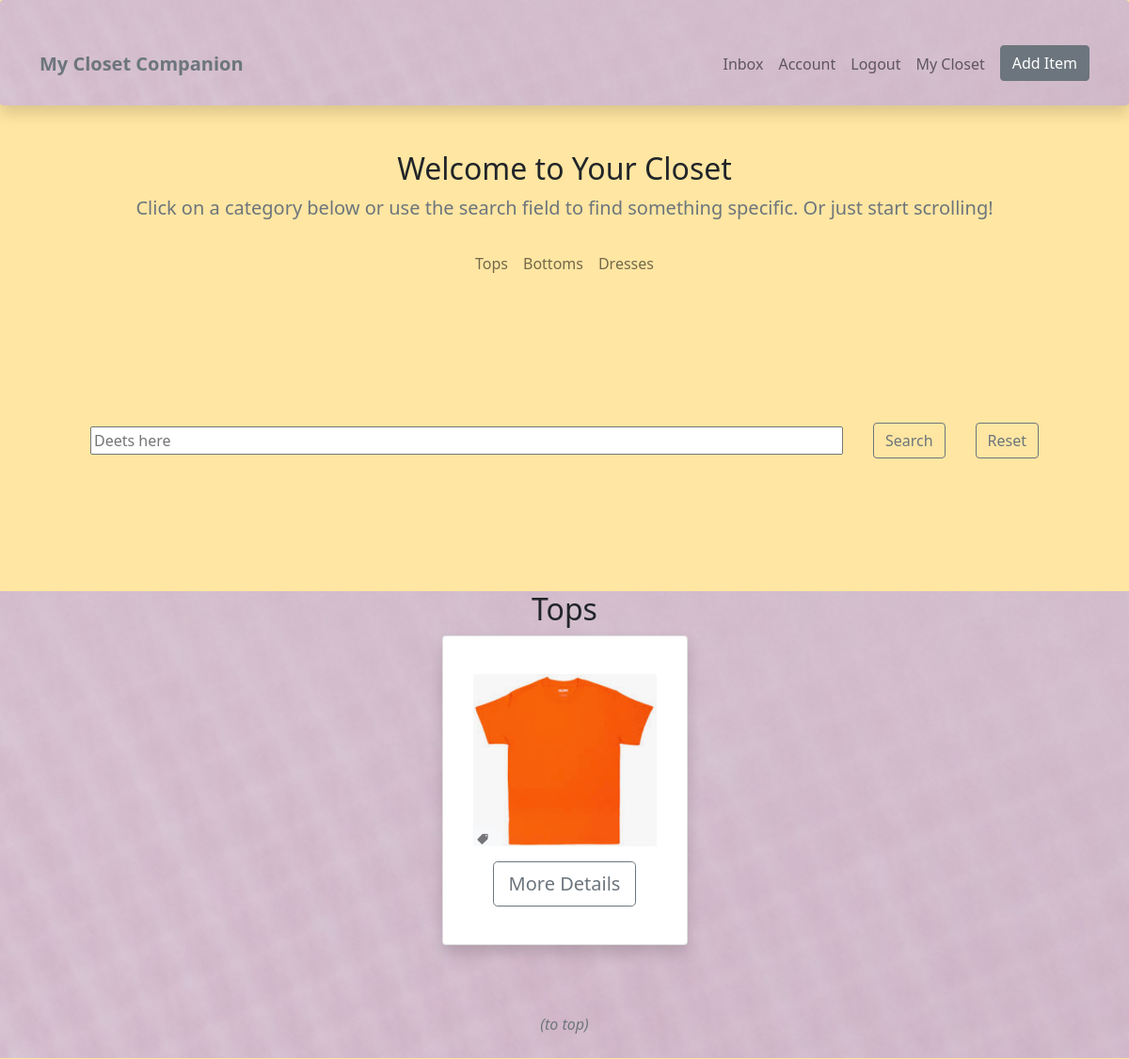
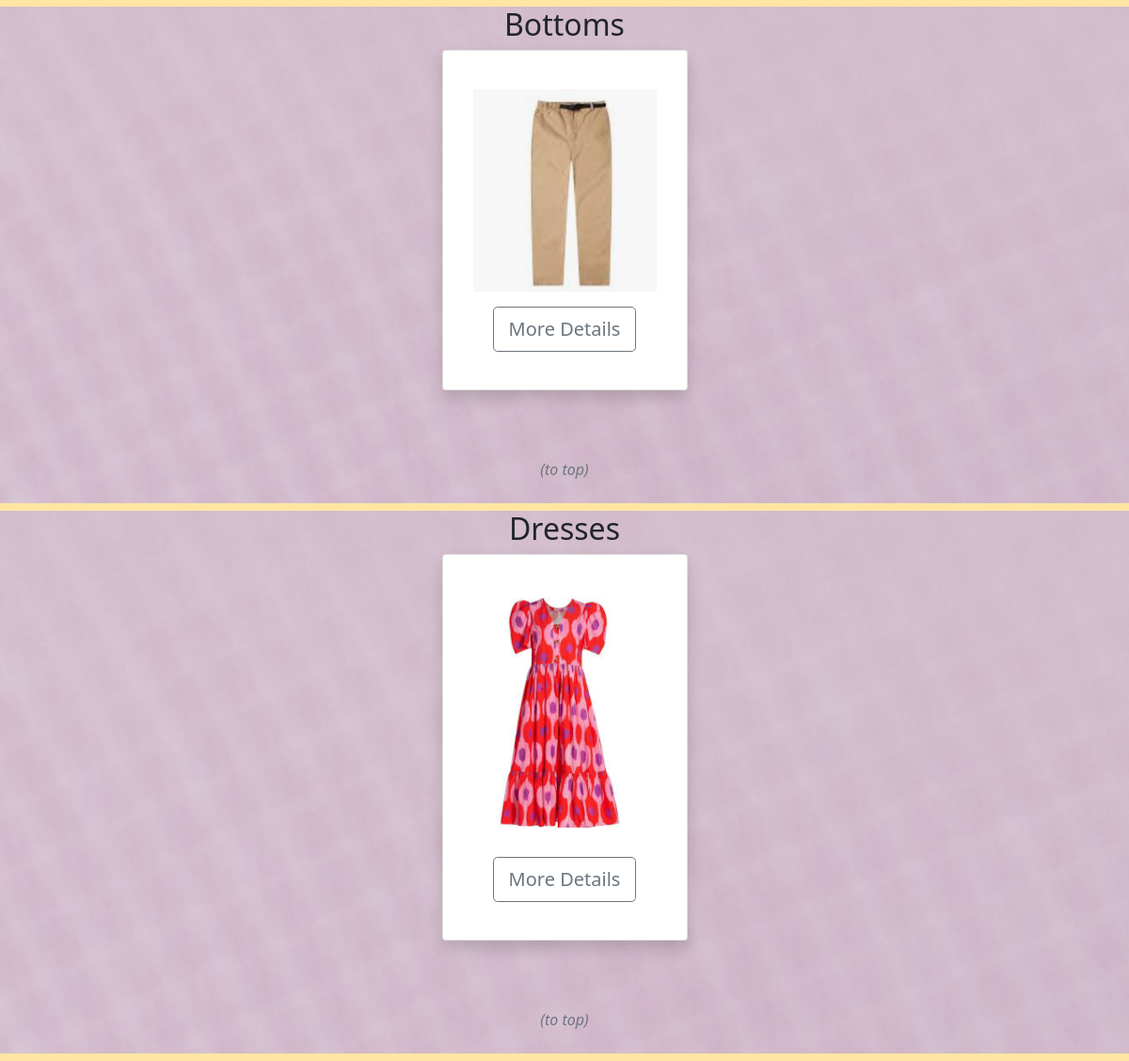
The app's page /wardrobe/items (signed in), older data (2 pictures, top to bottom).
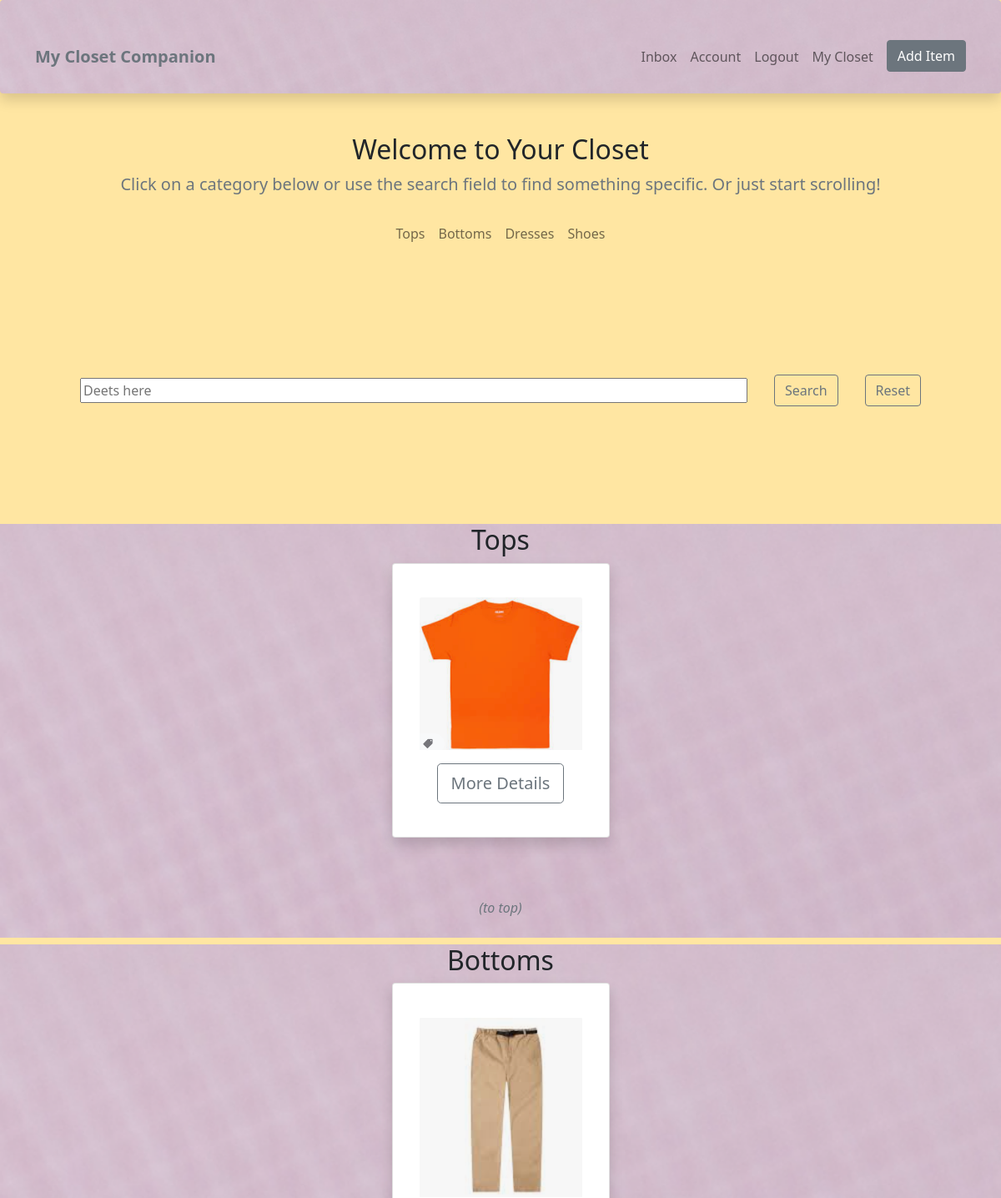
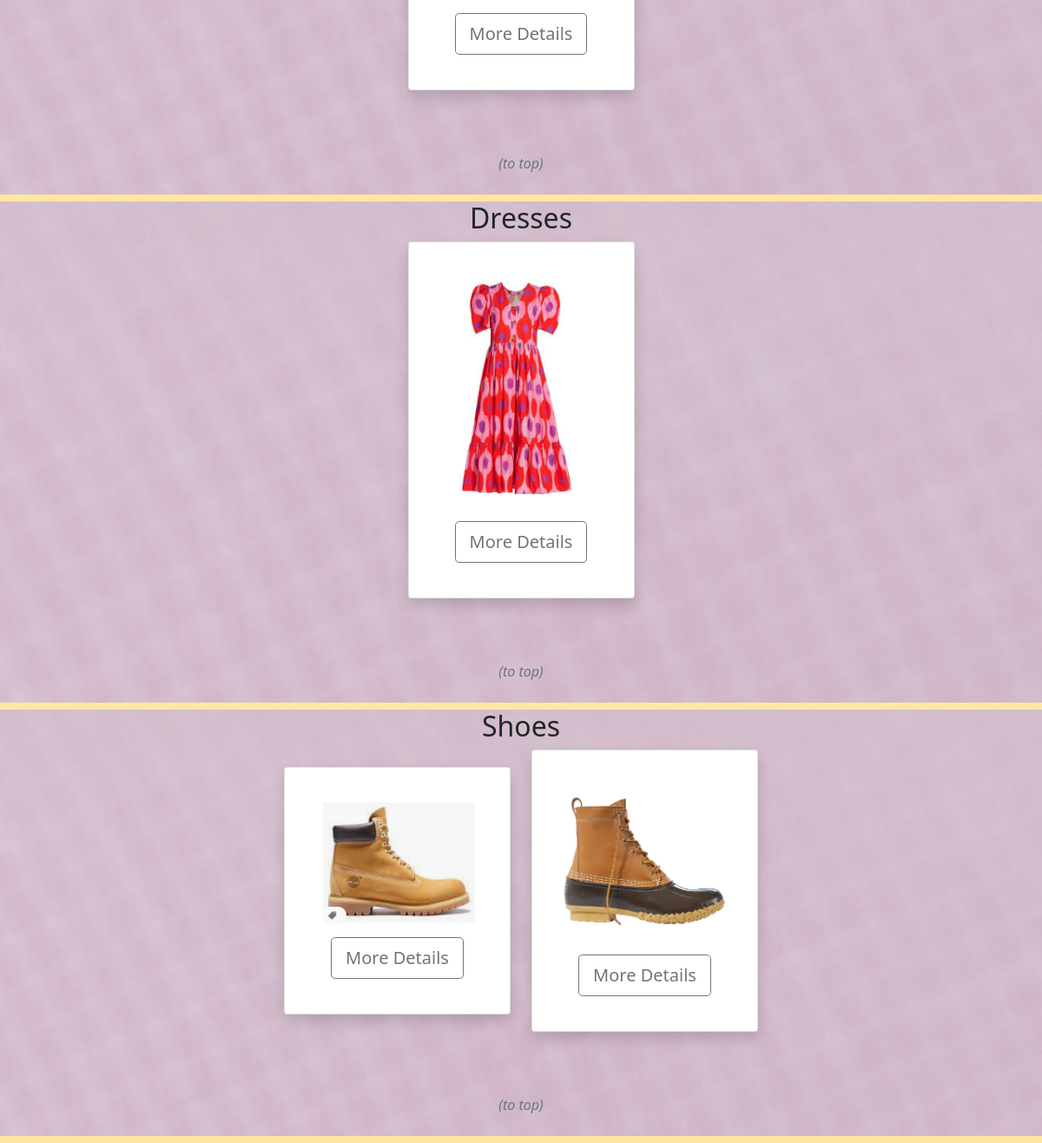
The same page, newer data (2 pictures, top to bottom).
### wardrobe/models.py (models this page shows, shortened)
class Item(models.Model):
    top = 'top'
    bottom = 'bottom'
    dress = 'dress'
    shoe = 'shoe'
    coat = 'coat'
    handbag = 'handbag'
    other = 'other'
    item_type = [
        (top, 'top'),
        (bottom, 'bottom'),
        (dress, 'dress'),
        (shoe, 'shoe'),
        (coat, 'coat'),
        (handbag, 'handbag'),
        (other, 'other'),
    ]
    owner = models.ForeignKey(Profile, null=True, blank=True, on_delete=models.CASCADE)
    name = models.CharField(max_length=100)
    description = models.TextField(max_length=300, blank=True, null=True)
    type = models.CharField(max_length=100, choices = item_type, default=shoe)
    image = models.ImageField(upload_to="images", default='itemdefault.jpg')
    sell = models.BooleanField(default=False)
    tags = models.ManyToManyField('Tag', blank=True)
    created = models.DateTimeField(auto_now_add=True)
    id = models.UUIDField(default=uuid.uuid4, unique=True, primary_key=True, editable=False)

### wardrobe/views.py (the view)
# urls.py: path('items', views.items, name='items'),
@login_required(login_url="login")
def items(request):
    items, search_query = searchItems(request)
    tops = items.filter(type='top')
    bottoms = items.filter(type='bottom')
    dresses = items.filter(type='dress')
    shoes = items.filter(type='shoe')
    coats = items.filter(type='coat')
    handbags = items.filter(type='handbag')
    others = items.filter(type='other')
    context = {
        'tops': tops,
        'bottoms': bottoms,
        'dresses': dresses,
        'shoes': shoes,
        'coats': coats,
        'handbags': handbags,
        'others': others,
    }
    return render(request, 'wardrobe/items.html/', context)

### wardrobe/utils.py (called while the page is built)
def searchItems(request):
    search_query = ''
    if request.GET.get('search_query'):
        search_query = request.GET.get('search_query')
    tags = Tag.objects.filter(name__icontains=search_query)
    profile = request.user.profile
    items = profile.item_set.all().distinct().filter(
        Q(name__icontains=search_query) |
        Q(description__icontains=search_query) |
        Q(tags__in=tags)
    )
    return items, search_query

### wardrobe/templates/wardrobe/items.html (shortened to what this page needs)
{% extends 'main.html' %}
{% load static %}
{% block content %}
  <div class="container-lg">
    <div class="text-center">
      <h2>Welcome to Your Closet</h2>
      <p class="lead text-muted">Click on a category below or use the search field to find something specific. Or just start scrolling!</p>
    </div>
  </div>
  <nav class="navbar navbar-expand-md navbar-light">
    <div class="container-lg">
      <div class="collapse navbar-collapse justify-content-center align-center" id="items-nav">
        <ul class="navbar-nav">
          {% if tops %}
          <li class="nav-item">
            <a class="nav-link" href="#tops">Tops</a>
          </li>
          {% endif %}
          {% if bottoms %}
          <li class="nav-item">
            <a class="nav-link" href="#bottoms">Bottoms</a>
          </li>
          {% endif %}
          {% if dresses %}
          <li class="nav-item">
            <a class="nav-link" href="#dresses">Dresses</a>
          </li>
          {% endif %}
          {% if shoes %}
          <li class="nav-item">
            <a class="nav-link" href="#shoes">Shoes</a>
          </li>
          {% endif %}
        </ul>
      </div>
    </div>
  </nav>
  <section class="hero-section text-center">
      <div class="container container--narrow">
          <div class="hero-section__search">
              <form id='searchForm' class="form" action="" method="GET">
                  <div class="form__field">
                      <input class="input input--text" id="formInput#search" type="text" name="search_query"
                          placeholder="Deets here" value="" />
                  </div>
                  <input class="btn btn-outline-secondary" type="submit" value="Search" />
                  <input class="btn btn-outline-secondary" type="submit" value="Reset" name='' />
              </form>
          </div>
      </div>
  </section>
  {% if tops %}
  <section id="tops" class="bg-light texture">
    <div class="container-lg">
      <div class="text-center">
        <h2>Tops</h2>
      </div>
      <div class="row my-2 align-items-center justify-content-center">
      {% for top in tops %}
        <div class="col-8 col-lg-4 col-xl-3 mb-3">
          <div class="card-group">
            <div class="card shadow p-3 mb-5 bg-body rounded">
              <div class="card-body text-center py-4">
                <img src="{{top.image.url}}" class="card-img-top">
                <a href="{% url 'item' top.id %}" class="btn btn-outline-secondary btn-lg mt-3">More Details</a>
              </div>
            </div>
          </div>
        </div>
      {% endfor %}
      <a class="nav-link text-center" href="#"><p class="fst-italic fw-light text-muted">(to top)</p></a>
      </div>
    </div>
  </section>
  {% endif %}
  {% if bottoms %}
  <section id="bottoms" class="bg-light texture">
    <div class="container-lg">
      <div class="text-center">
        <h2>Bottoms</h2>
      </div>
      <div class="row my-2 align-items-center justify-content-center">
      {% for bottom in bottoms %}
        <div class="col-8 col-lg-4 col-xl-3 mb-3">
          <div class="card shadow p-3 mb-5 bg-body rounded">
            <div class="card-body text-center py-4">
              <img src="{{bottom.image.url}}" class="card-img-top">
              <a href="{% url 'item' bottom.id %}" class="btn btn-outline-secondary btn-lg mt-3">More Details</a>
            </div>
          </div>
        </div>
      {% endfor %}
      <a class="nav-link text-center" href="#"><p class="fst-italic fw-light text-muted">(to top)</p></a>
      </div>
    </div>
  </section>
  {% endif %}
  {% if dresses %}
  <section id="dresses" class="bg-light texture">
    <div class="container-lg">
      <div class="text-center">
        <h2>Dresses</h2>
      </div>
      <div class="row my-2 align-items-center justify-content-center">
      {% for dress in dresses %}
        <div class="col-8 col-lg-4 col-xl-3 mb-3">
          <div class="card shadow p-3 mb-5 bg-body rounded">
            <div class="card-body text-center py-4">
              <img src="{{dress.image.url}}" class="card-img-top">
              <a href="{% url 'item' dress.id %}" class="btn btn-outline-secondary btn-lg mt-3">More Details</a>
            </div>
          </div>
        </div>
      {% endfor %}
      <a class="nav-link text-center" href="#"><p class="fst-italic fw-light text-muted">(to top)</p></a>
      </div>
    </div>
  </section>
  {% endif %}
  {% if shoes %}
  <section id="shoes" class="bg-light texture">
    <div class="container-lg">
      <div class="text-center">
        <h2>Shoes</h2>
      </div>
      <div class="row my-2 align-items-center justify-content-center">
      {% for shoe in shoes %}
        <div class="col-8 col-lg-4 col-xl-3 mb-3">
          <div class="card shadow p-3 mb-5 bg-body rounded">
            <div class="card-body text-center py-4">
              <img src="{{shoe.image.url}}" class="card-img-top">
              <a href="{% url 'item' shoe.id %}" class="btn btn-outline-secondary btn-lg mt-3">More Details</a>
            </div>
          </div>
        </div>
      {% endfor %}
      <a class="nav-link text-center" href="#"><p class="fst-italic fw-light text-muted">(to top)</p></a>
      </div>
    </div>
  </section>
  {% endif %}
{% endblock %}

### templates/main.html (shortened to what this page needs)
{% load static %}
<!DOCTYPE html>
<html>
  <head>
    <link href="https://cdn.jsdelivr.net/npm/bootstrap@5.0.2/dist/css/bootstrap.min.css" rel="stylesheet">
    <link rel="stylesheet" type="text/css" href="{% static 'css/wardrobe.css' %}">
  </head>
  <body>
    {% include 'navbar.html' %}
    {% block content %}
    {% endblock %}
  </body>
</html>

### templates/navbar.html (shortened to what this page needs)
<nav class="navbar navbar-expand-md navbar-light pt-5 pb-4 shadow p-3 mb-5 bg-body rounded texture">
    <div class="container-lg">
        <a class="navbar-brand" href="/">
        <span class="text-secondary fw-bold">
            My Closet Companion
        </span>
        </a>
        <div class="collapse navbar-collapse justify-content-end align-center" id="main-nav">
        {% if request.user.is_authenticated %}
        <ul class="navbar-nav">
            <li class="nav-item">
            <a class="nav-link" href="#">Inbox</a>
            </li>
            <li class="nav-item">
            <a class="nav-link" href="{% url 'account' %}">Account</a>
            </li>
            <li class="nav-item">
            <a class="nav-link" href="{% url 'logout' %}">Logout</a>
            </li>
            <li class="nav-item">
            <a class="nav-link" href="{% url 'items' %}">My Closet</a></span>
            </li>
            <li class="nav-item ms-2 d-none d-md-inline">
            <a class="btn btn-secondary" href="{% url 'create-item' %}">Add Item</a>
            </li>
        </ul>
        {% endif %}
        </div>
    </div>
</nav>

### static/css/wardrobe.css (style rules this page uses)
body { background-color: #ffe6a2 }
.texture { background-image: url('/static/images/texture1.png'); background-repeat: no-repeat; background-size: cover; }
.hero-section { height: 40vh; display: flex; align-items: center; background-color: var(--color-sub); }
.hero-section__search > .form { display: flex; align-items: center; justify-content: center; gap: 2rem; }
.hero-section__search > .form input.input--text { width: 50rem; }

Row changes from the older to the newer data that the page shows:
added Item: image (picture), shown under "Shoes"
added Item: image (picture), shown under "Shoes"
Text that changed along with them:
text now shown: "Shoes Shoes (to top)"
